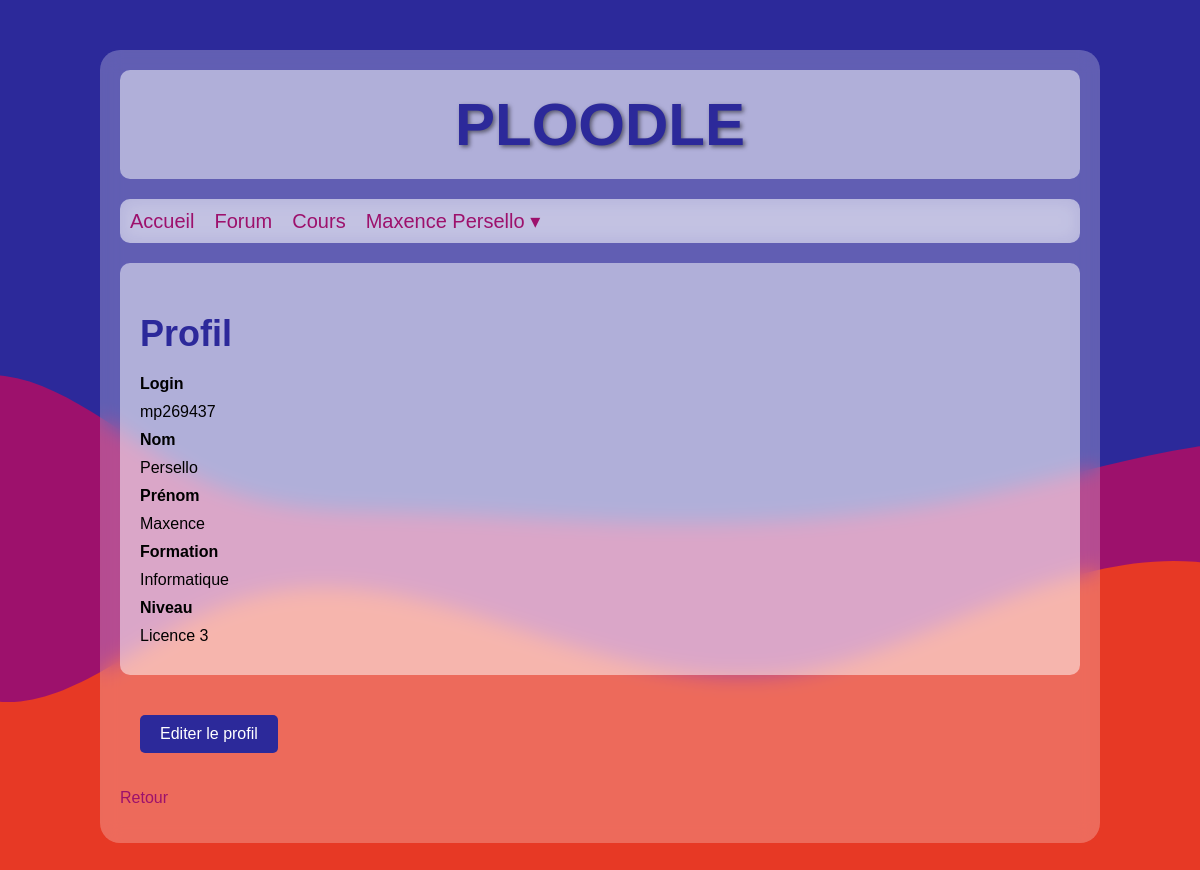
The page /?route=profil (signed in) on the database its author committed.
### tables this page shows
CREATE TABLE `user` (
  `usID` int(11) NOT NULL,
  `usNom` text NOT NULL,
  `usPrenom` text NOT NULL,
  `usLogin` text NOT NULL,
  `usPass` text NOT NULL,
  `usAdmin` tinyint(1) NOT NULL,
  `usNiveau` int(11) NOT NULL,
  `usFormation` int(11) NOT NULL
);

CREATE TABLE `formation` (
  `foID` int(11) NOT NULL,
  `foIntitule` text NOT NULL
);

CREATE TABLE `niveau` (
  `niID` int(11) NOT NULL,
  `niIntitule` text NOT NULL,
  `niShort` text NOT NULL
);

### controllers/profilController.php (called while the page is built, shortened)
<?php
require_once 'models/profilModel.php';
function profilController(): void {
    $usID = $_SESSION['usID'];
    $user = getProfil($usID);
    include_once 'views/profil.php';
}

### models/profilModel.php (called while the page is built, shortened)
<?php
function getProfil($usID): array {
    $db = bdConnect();
    $query = "SELECT usLogin, usNom, usPrenom, usNiveau, niIntitule, usFormation, foIntitule FROM user, niveau, formation WHERE usID = :I AND usNiveau = niID AND usFormation = foID";
    $stmt = $db->prepare($query);
    $stmt->bindParam(':I', $usID);
    $stmt->execute();
    $user = $stmt->fetch(PDO::FETCH_ASSOC);
    return $user;
}

### views/profil.php (the view)
<?php
echo '<section>',
    '<h1>Profil</h1>';
if (isset($_GET['editProfil'])) {
        echo '<form method="POST">',
            '<ul id="profil">',
                '<li><strong>Login</strong></li>',
                '<li>' . $user['usLogin'] . '</li>',
                '<li><strong>Nom</strong></li>',
                '<li>' . $user['usNom'] . '</li>',
                '<li><strong>Prénom</strong></li>',
                '<li>' . $user['usPrenom'] . '</li>';
                echo '<li><label for="formation"><strong>Formation</strong></label></li>',
                '<li><select name="formation" id="formation">';
                foreach ($formations as $formation) {
                    $selected = ($formation['foID'] == $user['usFormation']) ? 'selected' : '';
                    echo '<option value="' . $formation['foID'] . '" ' . $selected . '>' . $formation['foIntitule'] . '</option>';
                }
                echo '</select></li>';
                echo '<li><label for="formation"><strong>Niveau</strong></label></li>',
                '<li><select name="niveau" id="niveau">';
                foreach ($niveaux as $niveau) {
                    $selected = ($niveau['niID'] == $user['usNiveau']) ? 'selected' : '';
                    echo '<option value="' . $niveau['niID'] . '" ' . $selected . '>' . $niveau['niIntitule'] . '</option>';
                }
                echo '</select></li>',
                '<input type="submit" name="btnProfil" value="Enregistrer"/>',
            '</ul>',
        '</form>',
    '</section>';
} else {
        echo '<ul id="profil">',
            '<li><strong>Login</strong></li>',
            '<li>' . $user['usLogin'] . '</li>',
            '<li><strong>Nom</strong></li>',
            '<li>' . $user['usNom'] . '</li>',
            '<li><strong>Prénom</strong></li>',
            '<li>' . $user['usPrenom'] . '</li>',
            '<li><strong>Formation</strong></li>',
            '<li>' . $user['foIntitule'] . '</li>',
            '<li><strong>Niveau</strong></li>',
            '<li>' . $user['niIntitule'] . '</li>',
        '</ul>',
    '</section>',
    '<a href="?route=profil&editProfil" class="button">Editer le profil</a>';
}

### styles/style2.css (style rules this page uses)
:root { --primary: rgb(44, 41, 154); --secondary: rgba(157, 17, 108, 1); --tertiary: rgba(231, 57, 37, 1); }
body { margin: 0; font-family: Arial, sans-serif; background: url('../img/wave.svg') no-repeat center center fixed; background-size: cover; }
section, .box { margin-bottom: 20px; padding: 20px; background: rgba(255, 255, 255, 0.5); border-radius: 10px; }
a, .clickable { color: var(--secondary); font-weight: 500; text-decoration: none; cursor: pointer; }
h1, h2, h3, h4 { font-weight: bold; color: var(--primary); }
h1 { font-size: 36px; margin-bottom: 20px; }
.add-forum-button, .button { display: inline-block; padding: 10px 20px; background-color: var(--primary); color: white; border-radius: 5px; margin: 20px; }
#profil { list-style-type: none; padding: 0; margin: 0; }
#profil li { margin-bottom: 10px; }
#profil li strong { margin-right: 5px; }

### rows shown on the page
user: usLogin "mp269437", usNom "Persello", usPrenom "Maxence", usFormation.foIntitule "Informatique", usNiveau.niIntitule "Licence 3"

### other values the page prints
$_SESSION['usPrenom'] "Maxence"
$_SESSION['usNom'] "Persello"
